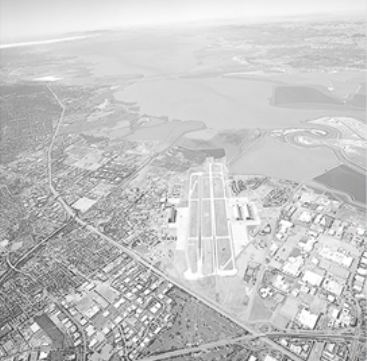
#> input picture 13.图像灰度非线性变换/code/white.png, 367 x 361 px
$ python 13-3-hdfxx.py
#> lines starting #> are read from the running program, lines starting #| are printed output that depends on the picture
#> further down, img is the input picture: shape (361, 367, 3); mean B, G, R 197.2, 197.2, 197.2

import numpy as np
import matplotlib.pyplot as plt
import cv2

#绘制曲线
def gamma_plot(c, v):
#> called with c = 5e-08, v = 4
    x = np.arange(0, 256, 0.01)
    y = c*x**v
    plt.plot(x, y, 'r', linewidth=1)
    plt.rcParams['font.sans-serif']=['SimHei'] #正常显示中文标签
    plt.title('伽马变换函数')
    plt.xlabel('x')
    plt.ylabel('y')
    plt.xlim([0, 255]), plt.ylim([0, 255])
    plt.show()
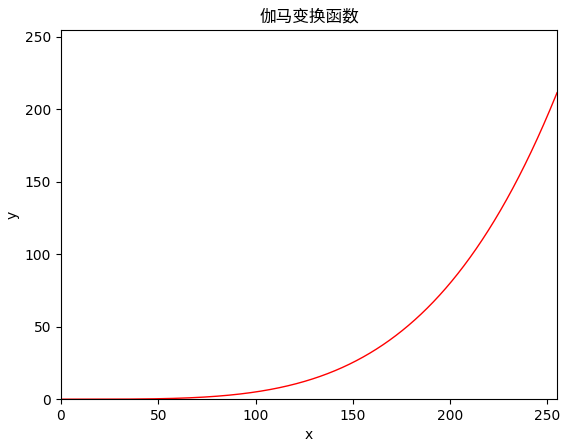
#> figure drawn by matplotlib, 1 panel; curve peaks at x = 256, y = 214.7

#伽玛变换
def gamma(img, c, v):
#> called with c = 5e-08, v = 4
    lut = np.zeros(256, dtype=np.float32)
    for i in range(256):
        lut[i] = c * i ** v
    output_img = cv2.LUT(img, lut) #像素灰度值的映射
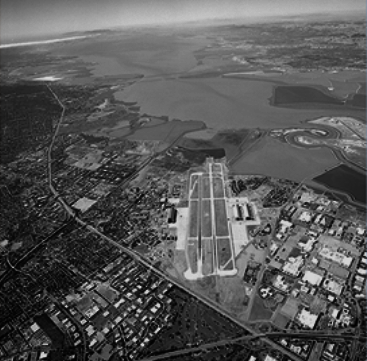
#> output_img: shape (361, 367, 3) float32; mean B, G, R 86.5, 86.5, 86.4
    output_img = np.uint8(output_img+0.5)
    return output_img

#读取原始图像
img = cv2.imread('white.png')

#绘制伽玛变换曲线
gamma_plot(0.00000005, 4.0)

#图像灰度伽玛变换
output = gamma(img, 0.00000005, 4.0)

#显示图像
cv2.imshow('Imput', img)
cv2.imshow('Output', output)
cv2.waitKey(0)
cv2.destroyAllWindows()
